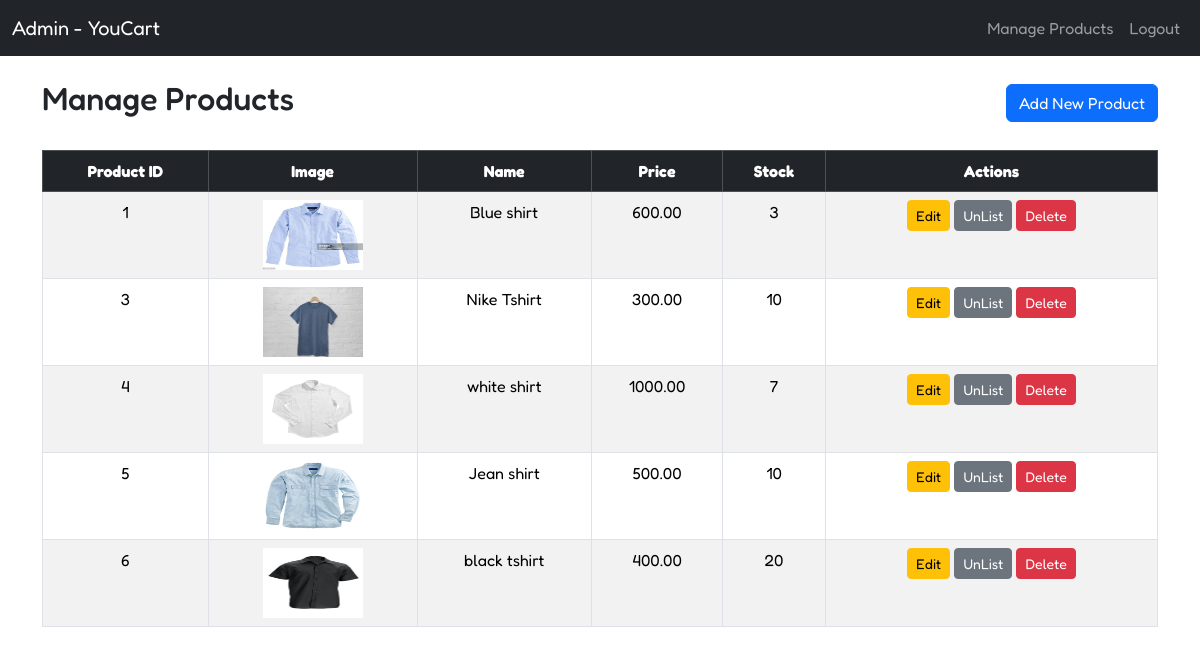
Screenshot of /admin_home/ (signed in) with the database file from the repository.
### product/models.py (models this page shows, shortened)
class Product(models.Model):
    name = models.CharField(max_length=100, unique=True)
    image = models.ImageField(upload_to='images')
    stock = models.PositiveIntegerField()
    is_active = models.BooleanField(default=True)
    price = models.DecimalField(max_digits=10, decimal_places=2)

### auth_app/views.py (the view)
# urls.py: path("admin_home/", admin_home_view, name="admin_home"),
@login_required(login_url='admin_login')
def admin_home_view(request):
    if request.user.is_staff:
        products = Product.objects.all()
        context = {
            'products': products
        }
        return render(request, 'admin_home.html', context)
    messages.error(request, 'You dont have permission to access this page')
    return redirect('login')

### cart/context_processors.py (called while the page is built)
def cart_count(request):
    context = {}
    if request.user.is_authenticated:
        count = CartItem.objects.filter(cart__user=request.user).count()
        context['cart_count'] = count
    return context

### auth_app/templates/admin_home.html (shortened to what this page needs)
{% extends "base.html" %}
{% load static %}
{% block content %}
<nav class="navbar navbar-expand-lg navbar-dark bg-dark">
    <div class="container-fluid">
        <a class="navbar-brand" href="#">Admin - YouCart</a>
        <div class="collapse navbar-collapse" id="navbarNav">
            <ul class="navbar-nav ms-auto">
                <li class="nav-item">
                    <a class="nav-link" href="/admin_home/">Manage Products</a>
                </li>
                <li class="nav-item">
                    <a class="nav-link" href="/logout/">Logout</a>
                </li>
            </ul>
        </div>
    </div>
</nav>
<div class="container my-4 text-center">
    <div class="d-flex justify-content-between align-items-center mb-4">
        <h2>Manage Products</h2>
        <a href="#" class="btn btn-primary" data-bs-toggle="modal" data-bs-target="#addProductModal">Add New Product</a>
    </div>
    <table class="table table-bordered table-striped">
        <thead class="table-dark">
            <tr>
                <th>Product ID</th>
                <th>Image</th>
                <th>Name</th>
                <th>Price</th>
                <th>Stock</th>
                <th>Actions</th>
            </tr>
        </thead>
        <tbody>
            {% for product in products %}
            <tr>
                <td>{{ product.id }}</td>
                <td><img src="{{ product.image.url }}" alt="{{ product.name }}" style="width: 100px; height: 70px;"></td>
                <td>{{ product.name }}</td>
                <td>{{ product.price }}</td>
                <td>{{ product.stock }}</td>
                <td>
                    <a href="#" data-bs-toggle="modal" data-bs-target="#editProductModal{{ product.id }}" class="btn btn-warning btn-sm">Edit</a>
                    {% if product.is_active %}
                        <a href={% url "change_status" product.id %} class="btn btn-secondary btn-sm">UnList</a>
                    {% else %}
                        <a href={% url "change_status" product.id %} class="btn btn-success btn-sm">List</a>
                    {% endif %}
                    <form action="{% url 'delete_product' product.id %}" method="post" style="display: inline;">
                        <button type="submit" class="btn btn-danger btn-sm">Delete</button>
                    </form>
                </td>
            </tr>
            {% endfor %}
        </tbody>
    </table>
</div>
{% endblock content %}

### static/css/base.css (style rules this page uses)
body { background-color: #ffffff; font-family: 'Fredoka', sans-serif; }

### rows the page displays
Product: id "1", image (picture), name "Blue shirt", price "600.00", stock "3", is_active "UnList"
Product: id "3", image (picture), name "Nike Tshirt", price "300.00", stock "10", is_active "UnList"
Product: id "4", image (picture), name "white shirt", price "1000.00", stock "7", is_active "UnList"
Product: id "5", image (picture), name "Jean shirt", price "500.00", stock "10", is_active "UnList"
Product: id "6", image (picture), name "black tshirt", price "400.00", stock "20", is_active "UnList"
